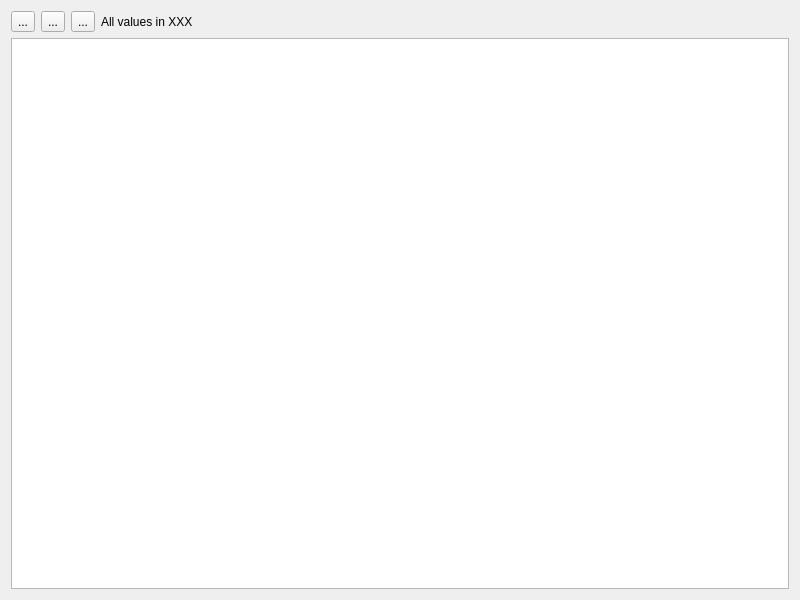
<?xml version="1.0" encoding="UTF-8"?>
<ui version="4.0">
 <class>CategoryReport</class>
 <widget class="QWidget" name="CategoryReport">
  <property name="windowModality">
   <enum>Qt::WindowModal</enum>
  </property>
  <property name="geometry">
   <rect>
    <x>0</x>
    <y>0</y>
    <width>800</width>
    <height>600</height>
   </rect>
  </property>
  <property name="windowTitle">
   <string>Category Report</string>
  </property>
  <property name="locale">
   <locale language="English" country="UnitedKingdom"/>
  </property>
  <layout class="QHBoxLayout" name="horizontalLayout">
   <item>
    <widget class="QSplitter" name="splitter">
     <property name="frameShape">
      <enum>QFrame::NoFrame</enum>
     </property>
     <property name="lineWidth">
      <number>1</number>
     </property>
     <property name="orientation">
      <enum>Qt::Horizontal</enum>
     </property>
     <widget class="QWidget" name="layoutWidget">
      <layout class="QVBoxLayout" name="verticalLayout">
       <item>
        <layout class="QHBoxLayout" name="treeControlsHorizontalLayout">
         <item>
          <widget class="QToolButton" name="expandAllToolButton">
           <property name="text">
            <string>...</string>
           </property>
          </widget>
         </item>
         <item>
          <widget class="QToolButton" name="collapseAllToolButton">
           <property name="text">
            <string>...</string>
           </property>
          </widget>
         </item>
         <item>
          <widget class="QToolButton" name="hidePeriodsToolButton">
           <property name="text">
            <string>...</string>
           </property>
          </widget>
         </item>
         <item>
          <widget class="QLabel" name="currencyNoteLabel">
           <property name="text">
            <string>All values in XXX</string>
           </property>
           <property name="alignment">
            <set>Qt::AlignLeading|Qt::AlignLeft|Qt::AlignVCenter</set>
           </property>
          </widget>
         </item>
         <item>
          <spacer name="horizontalSpacer">
           <property name="orientation">
            <enum>Qt::Horizontal</enum>
           </property>
           <property name="sizeHint" stdset="0">
            <size>
             <width>40</width>
             <height>20</height>
            </size>
           </property>
          </spacer>
         </item>
        </layout>
       </item>
       <item>
        <widget class="QTreeView" name="treeView">
         <property name="sizePolicy">
          <sizepolicy hsizetype="Expanding" vsizetype="Expanding">
           <horstretch>0</horstretch>
           <verstretch>0</verstretch>
          </sizepolicy>
         </property>
         <property name="sizeAdjustPolicy">
          <enum>QAbstractScrollArea::AdjustIgnored</enum>
         </property>
         <property name="sortingEnabled">
          <bool>true</bool>
         </property>
         <attribute name="headerStretchLastSection">
          <bool>false</bool>
         </attribute>
        </widget>
       </item>
      </layout>
     </widget>
    </widget>
   </item>
  </layout>
  <action name="actionExpand_All">
   <property name="text">
    <string>Expand All</string>
   </property>
  </action>
  <action name="actionCollapse_All">
   <property name="text">
    <string>Collapse All</string>
   </property>
  </action>
  <action name="actionShow_Hide_Period_Columns">
   <property name="text">
    <string>Show/Hide Period Columns</string>
   </property>
   <property name="toolTip">
    <string>Show/Hide Period Columns</string>
   </property>
  </action>
 </widget>
 <resources/>
 <connections/>
</ui>
